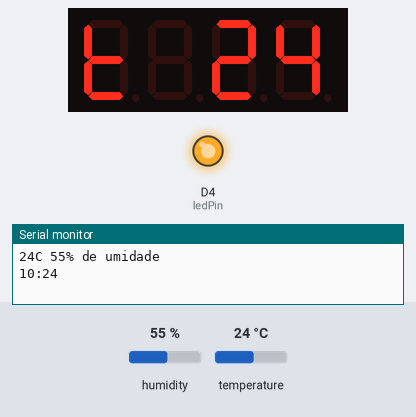
Recording of a sketch running on a simulated ESP8266 (NodeMCU). Shown: 4-digit seven-segment display, output pins drawn as LEDs (lit = HIGH), the last lines printed to the serial monitor. The inputs (shaded band) are chosen by the test bench; at power-on: humidity 55 %, temperature 24 °C. WiFi joins after 1.5 s; servers stay silent unless stated; the local clock reads 2024-03-15 10:24:30 at power-on unless the sketch sets it.

Above: at 11.1 s.
11.2 s: humidity set to 22 %
At 23.9 s:
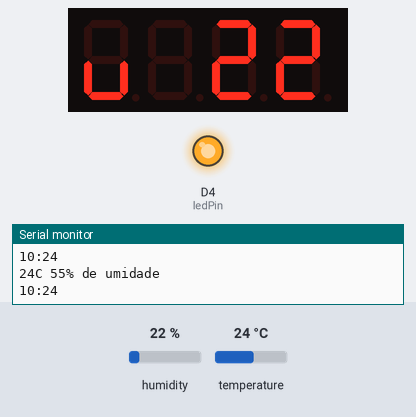
24.6 s: temperature set to 12 °C
At 32.1 s:
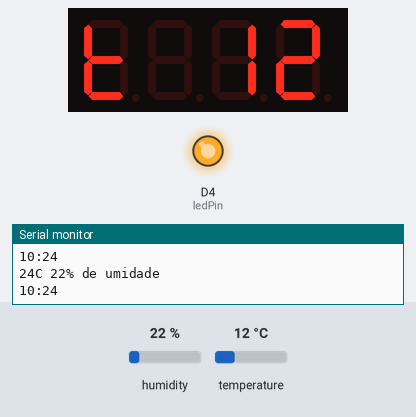
34.8 s: humidity set to 40 %
At 44.2 s:
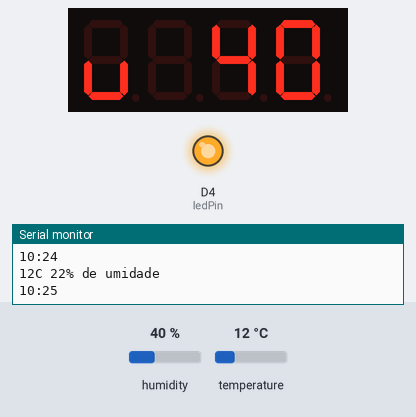
47.6 s: temperature set to 19 °C
At 52.4 s:
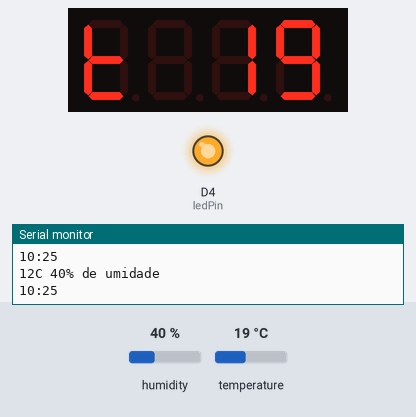
Timing chart, 0 to 53.9 s (numbered marks = the images above; inputs shaded):
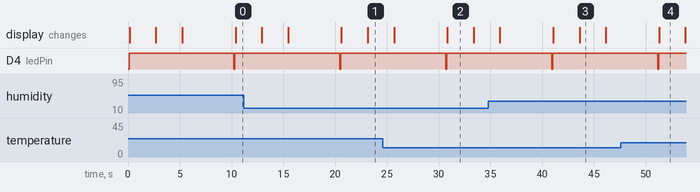

The sketch:

dth11_relogio_nodemcu_4digit.ino
```cpp
/* Funcionalidades
 *  Mede temperatura
 *  Mede umidade
 *  Mede tensão da bateria
 *  Relógio
 *
 *  Funções do display
 *  segSegments(array de bytes, número de itens, posicao)
 *
 *  Next function that is simple to use is showNumberDec(). The parameters are:
 *  a) Number of type integer. Values up to 9999.
 *  b) True/false. Display leading zeroes for values up to 999. Default value is false;
 *  c) Correspond to the number of digits to be displayed.
 *  d) Position of the least significant digit (0 – leftmost, 3 – rightmost).
 *
 *  Connections of DHT sensor:
 *  Connect pin 1 (on the left) of the sensor to +5V
 *  Connect pin 2 of the sensor to whatever your DHTPIN is
 *  Connect pin 4 (on the right) of the sensor to GROUND
 *  Connect a 10K resistor from pin 2 (data) to pin 1 (power) of the sensor
 */

/***** MODULO DHT11 (SENSOR DE TEMPERATURA E UMIDADE) *****/

#define DHTPIN D1          // What digital pin we're connected to
#define CLK D2    //Set the CLK pin connection to the display
#define DIO D3    //Set the DIO pin connection to the display

#include "DHT.h"
#define DHTTYPE DHT11   // DHT 11

DHT dht(DHTPIN, DHTTYPE);

/***** MODULO TM1637 DISPLAY 4 DIGITOS *****/

#include <TM1637Display.h>

uint8_t carac[1];

const uint8_t SEG_FAIL[] = {
  SEG_A | SEG_E | SEG_F | SEG_G,                   // F
  SEG_A | SEG_B | SEG_C | SEG_E | SEG_F | SEG_G,   // A
  SEG_E | SEG_F,                                   // I
  SEG_D | SEG_E | SEG_F                            // L
  };

TM1637Display display(CLK, DIO);

/***** MODULO WIFI E RELOGIO *****/
#include <ESP8266WiFi.h>
#include <time.h>
const char* ssid = "homewifi";
const char* password = "0102030405";
int ledPin = LED_BUILTIN;
int timezone = 20 * 3600; //horario cuiaba
int dst = 0;

void setup() {

  pinMode(LED_BUILTIN, OUTPUT);

  display.setBrightness(2);  //set the diplay to maximum brightness (0-7)(OLD=0x0f)

  dht.begin();

/***** MODULO WIFI E RELOGIO *****/

  digitalWrite(ledPin,LOW);
  Serial.begin(115200);
  WiFi.begin(ssid,password);
  configTime(timezone, dst, "pool.ntp.org","time.nist.gov");
  while(!time(nullptr)){
     Serial.print("*");
     delay(1000);
  }
}

void loop() {

  digitalWrite(LED_BUILTIN, LOW);
  delay(100);
  digitalWrite(LED_BUILTIN, HIGH);

  // Reading temperature or humidity takes about 250 milliseconds!
  // Sensor readings may also be up to 2 seconds 'old' (its a very slow sensor)
  float h = dht.readHumidity();
  // Read temperature as Celsius (the default)
  float t = dht.readTemperature();

      // Check if any reads failed and exit early (to try again).

  if (isnan(h) || isnan(t)) {
    display.setSegments(SEG_FAIL);
    return;
    }


  display.showNumberDec((int) t, false);
    carac[0] = 0b01111000;  // LETRA t
    display.setSegments(carac, 1, 0); //segSegments(array, número de itens, posicao)
  delay(2500);

  display.showNumberDec((int) h, false);
    carac[0] = 0b00011100;  // LETRA u
    display.setSegments(carac, 1, 0);
  delay(2500);

  Serial.print((int) t);
  Serial.print("C ");
  Serial.print((int) h);
  Serial.println("% de umidade ");

/*  //MOSTRAR TENSAO
    // Leitura da tensão no pino A0 (Pode ser bateria, com divisor de tensão)
  int sensorValue = analogRead(A0);
  float voltage = sensorValue * (5.0 / 1023.0) * 2; //2 pq divisor de tensao 50%

    display.showNumberDec(voltage*100, false, 3, 0);
    carac[0] = 0b00111110;  // V
    display.setSegments(carac, 1, 3);

  delay(2000);*/

/* ------ ENVIAR DADOS VIA WIFI??? ------- */

/***** MODULO RELOGIO *****/

  time_t now = time(nullptr);
  struct tm* p_tm = localtime(&now);
  Serial.print(p_tm->tm_hour);
  Serial.print(":");
  Serial.println(p_tm->tm_min);

  uint8_t data[] = {0x0, 0x0, 0x0, 0x0};
  display.setSegments(data);
  //display.showNumberDec(,true,4,3); //true leading zeros, exibir 4 digitos, comeca na casa 3
  display.showNumberDecEx((p_tm->tm_hour)*100 + (p_tm->tm_min),64,true); //mostrar os dois pontos colon

  delay(5000); // update every 10 sec

}
```

Measured:
- what the display in image 2 shows lasts 2.5 s, from 30.9 s to 33.4 s
